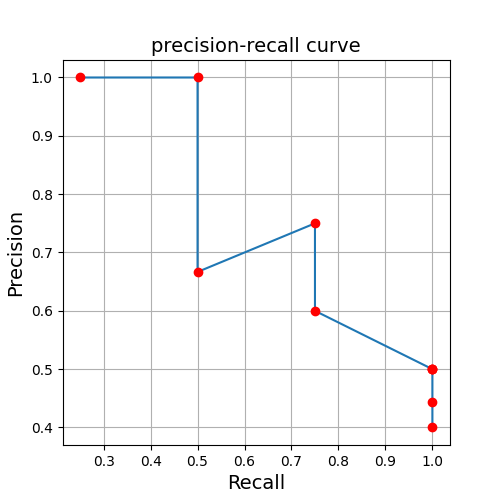

This figure's Python source:
import matplotlib.pyplot as plt
import numpy as np

# 构建lis类型数据
pp = [['T', 9], ['T', 0.7], ['N', 0.65], ['T', 0.6], ['N', 0.5], ['N', 0.4], ['N', 0.4], ['T', 0.4],
      ['N', 0.35], ['N', 0.2]]
aa = [0.9, 0.7, 0.65, 0.6, 0.5, 0.4, 0.4, 0.4, 0.35, 0.2]

recall = []
precision = []
TPR = []
FPR = []

for a in aa:   # 遍历数组
    tp = 0
    fn = 0
    fp = 0
    tn = 0
    x = 0
    y = 0

    for p in pp:   # 遍历list
        if (p[0] == 'T') and (p[1] >= a):
            tp = tp + 1
        elif (p[0] == 'T') and (p[1] < a):
            fn = fn + 1
        elif (p[0] == 'N') and (p[1] >= a):
            fp = fp + 1
        elif (p[0] == 'N') and (p[1] < a):
            tn = tn + 1

    x = float(tp) / (tp + fn)
    y = float(tp) / (tp + fp)
    fpr = float(fp) / (tn + fp)

    recall.append(x)
    precision.append(y)
    TPR.append(x)
    FPR.append(fpr)

plt.figure(figsize=(5, 5))
plt.title('precision-recall curve', fontsize=14)
plt.plot(recall, precision)
plt.plot(recall, precision, 'ro')
plt.ylabel('Precision', fontsize=14)
plt.xlabel('Recall', fontsize=14)

plt.grid(True)  # 显示网格线

plt.show()
